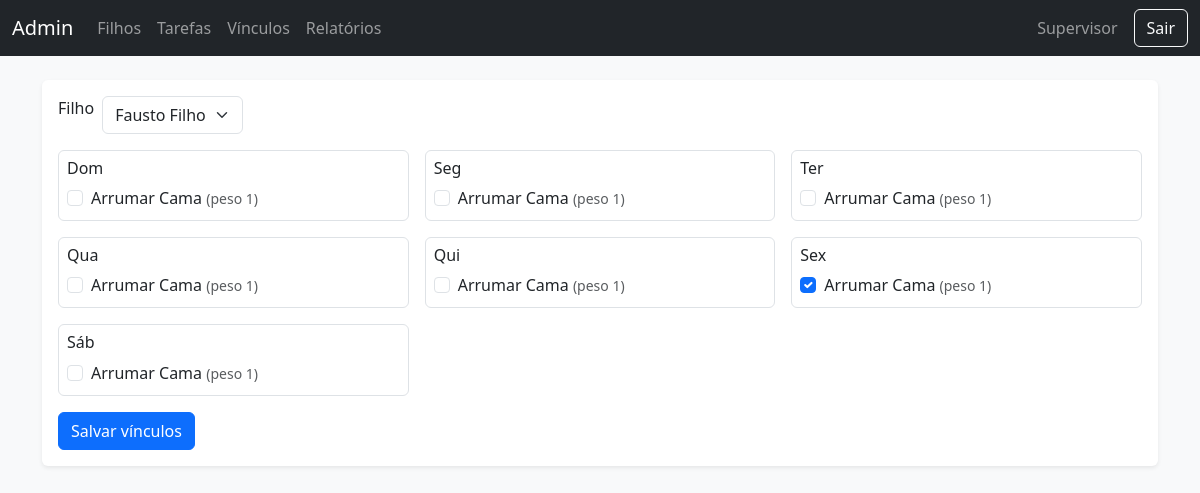
The app's page /admin/vinculos.php (signed in) with its own data.
### tables this page shows
CREATE TABLE tarefas (
  id INTEGER PRIMARY KEY AUTOINCREMENT,
  titulo TEXT NOT NULL,
  peso INTEGER NOT NULL DEFAULT 1,
  ativo INTEGER NOT NULL DEFAULT 1
);

### admin/vinculos.php (the view, shortened to what this page needs)
<?php
require_once 'layout.php';
$pdo = db();
$filhos = $pdo->query("SELECT id, name FROM users WHERE role='filho' ORDER BY name")->fetchAll(PDO::FETCH_ASSOC);
$tarefas = $pdo->query("SELECT id, titulo, peso FROM tarefas WHERE ativo=1 ORDER BY titulo")->fetchAll(PDO::FETCH_ASSOC);
$uid = isset($_GET['user_id']) ? (int)$_GET['user_id'] : ((count($filhos)>0) ? (int)$filhos[0]['id'] : 0);
if ($uid) {
    $vinc = $pdo->prepare('SELECT tarefa_id, dia_semana FROM tarefas_usuario WHERE user_id=?');
    $vinc->execute([$uid]);
    $map = [];
    foreach ($vinc->fetchAll(PDO::FETCH_ASSOC) as $v) {
        $map[$v['dia_semana']][] = (int)$v['tarefa_id'];
    }
}
?>
<div class="bg-white rounded shadow-sm p-3">
  <form method="get" class="row g-2 mb-3">
    <div class="col-auto"><label class="form-label">Filho</label></div>
    <div class="col-auto">
      <select class="form-select" name="user_id" onchange="this.form.submit()">
        <?php foreach ($filhos as $f): ?>
          <option value="<?php echo $f['id']; ?>" <?php if($uid==$f['id']) echo 'selected'; ?>><?php echo htmlspecialchars($f['name']); ?></option>
        <?php endforeach; ?>
      </select>
    </div>
  </form>
  <?php if ($uid): ?>
  <form method="post">
    <div class="row g-3">
      <?php
      $dias = ['Dom','Seg','Ter','Qua','Qui','Sex','Sáb'];
      foreach (range(0,6) as $d): ?>
        <div class="col-12 col-md-6 col-lg-4">
          <div class="border rounded p-2 h-100">
            <h6><?php echo $dias[$d]; ?></h6>
            <?php foreach ($tarefas as $t):
              $checked = in_array($t['id'], $map[$d] ?? []);
            ?>
              <div class="form-check">
                <input class="form-check-input" type="checkbox" id="t<?php echo $d.'_'.$t['id']; ?>" name="dia_<?php echo $d; ?>[]" value="<?php echo $t['id']; ?>" <?php if($checked) echo 'checked'; ?>>
                <label class="form-check-label" for="t<?php echo $d.'_'.$t['id']; ?>"><?php echo htmlspecialchars($t['titulo']); ?> <small class="text-muted">(peso <?php echo (int)$t['peso']; ?>)</small></label>
              </div>
            <?php endforeach; ?>
          </div>
        </div>
      <?php endforeach; ?>
    </div>
    <div class="mt-3"><button class="btn btn-primary">Salvar vínculos</button></div>
  </form>
  <?php else: ?>
    <div class="alert alert-warning">Cadastre ao menos um filho.</div>
  <?php endif; ?>
</div>
</div><?php html_foot(); ?>

### records on screen
tarefas: titulo "Arrumar Cama", peso "1", id "☑"

### other values on screen
$_SESSION['name'] "Supervisor"
$dias[$d] "Dom"
$dias[$d] "Seg"
$dias[$d] "Ter"
$dias[$d] "Qua"
$dias[$d] "Qui"
$dias[$d] "Sex"
$dias[$d] "Sáb"
form field user_id "Fausto Filho"
